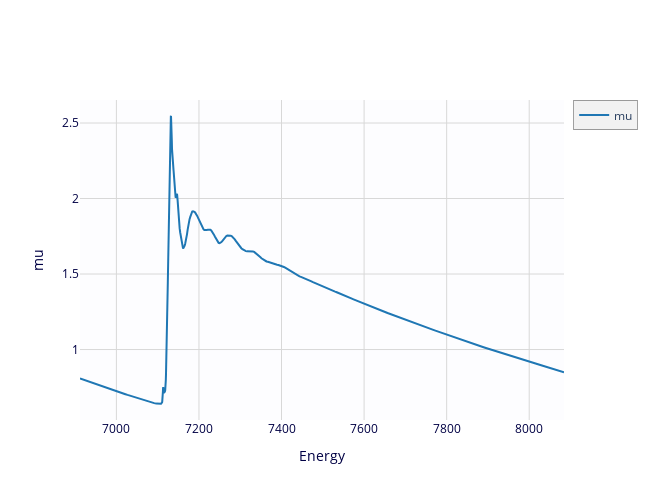

The code cell stored with this chart in its notebook:
### Markdown cell above
There are several components to this Group of data.  We note that there are arrays for `energy` and `mu`.   These are what represent $\mu(E)$.

----------

To plot this data with plotly, we will use a simple Larch wrapper around plotly that gives a plot() function like the wx version.

### Code cell
from larch.plot.plotly_xafsplots import plot, multi_plot

plot(fe2o3.energy, fe2o3.mu, label='mu', xlabel='Energy', ylabel='mu')

### Figure 1 — Plotly figure (JSON) as saved in the notebook; plotly's stock layout.template omitted (floating-point values rounded to 4 significant figures; data arrays with more than 128 entries replaced by an {"elided": "..."} marker saying what was removed)
{"data": [{"line": {"color": "#1f77b4", "width": 2}, "name": "mu", "type": "scatter", "uid": "72ee7060-6fa3-46fe-b099-b5b5af88d382", "x": {"elided": "412 float values"}, "y": {"elided": "412 float values"}}], "layout": {"height": 500, "hovermode": "closest", "legend": {"bgcolor": "#F2F2F2", "borderwidth": 0.5}, "plot_bgcolor": "#FDFDFF", "showlegend": true, "title": {}, "width": 650, "xaxis": {"autorange": true, "color": "#004", "gridcolor": "#D8D8D8", "range": [6912.0, 8084.0], "showgrid": true, "title": {"text": "Energy"}, "type": "linear", "zerolinecolor": "#DDD"}, "yaxis": {"autorange": true, "color": "#004", "gridcolor": "#D8D8D8", "range": [0.5334, 2.652], "showgrid": true, "title": {"text": "mu"}, "type": "linear", "zerolinecolor": "#DDD"}}}
